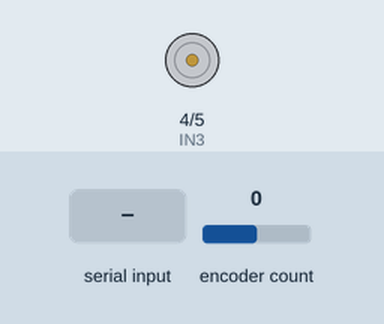
A sketch run on a simulated Arduino Uno, built with avr-gcc and run on an emulated ATmega328P. On the bench: motor-driver pin pairs drawn as motors (green arrow = first pin HIGH = forward, orange = second pin HIGH = backward, longer = more drive, scaled by the enable pin). The test bench sets the inputs (shaded band); at power-on: encoder count 0.

Above: at 1.2 s.
1.3 s: "1" received over Serial
At 2.4 s:
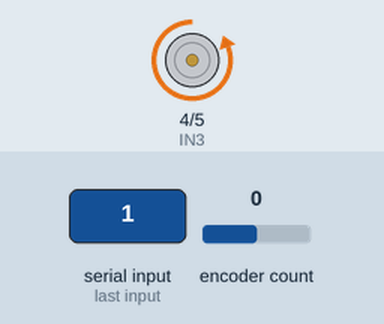
2.8 s: "2" received over Serial
At 3.5 s:
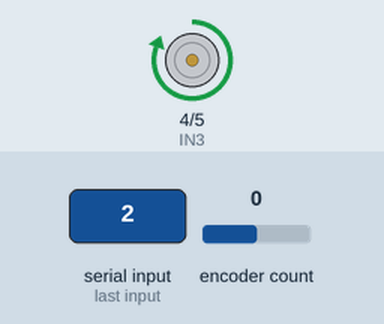
Timing chart, 0 to 5.8 s (numbered marks = the images above; inputs shaded):
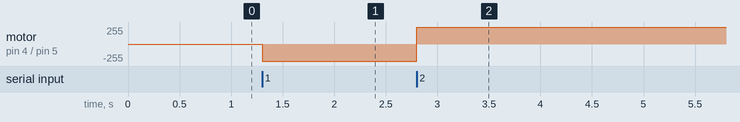

Measured:
- after the input at 1.3 s, motor on pin 4 (IN3) / pin 5 (IN4): stopped → backward 255/255 at once
- after the input at 2.8 s, motor on pin 4 (IN3) / pin 5 (IN4): backward 255/255 → forward 255/255 at once

The sketch:

606-2_____________.ino
```cpp
#include <Encoder.h>

#define y_pin 2 //노란선
#define g_pin 3 //녹색선

Encoder myEnc(y_pin, g_pin);

#define IN3 4
#define IN4 5
#define ENB 6

//IN3이 LOW고 IN4가 HIGH일때 시계방향회전(정회전)
//IN3이 HIGH고 IN4가 LOW일때 반시계방향회전(역회전)

long oldPosition  = 0;

void setup() {
  Serial.begin(9600);
  //방향제어핀
  pinMode(IN3,OUTPUT);
  pinMode(IN4,OUTPUT);
}

void loop() {
  //컴퓨터에서 뭔가 명령이 전송되었다!
  if(Serial.available()){
    char c =Serial.read();
    if(c == '0'){
      //정지
      digitalWrite(IN3,LOW);
      digitalWrite(IN4,LOW);
      analogWrite(ENB,0);
    }else if(c == '1'){
      //정회전
      digitalWrite(IN3,LOW);
      digitalWrite(IN4,HIGH);
      analogWrite(ENB,255);
    }else if(c == '2'){
      //역회전
      digitalWrite(IN3,HIGH);
      digitalWrite(IN4,LOW);
      analogWrite(ENB,255);
    }
  }

  //로터리엔코더에서 현재 상태를 읽어온다!
  long newPosition = myEnc.read();

  //이전상태와 현재상태의 차이가 있으면 뭔가 회전한것이다!
  if (newPosition != oldPosition) {
    /*
    if(oldPosition - newPosition > 0){
      //이전보다 현재값이 더 떨어졌다(감소중)
      Serial.print("반시계방향회전중=");
    }else{
      //증가중
      Serial.print("시계방향회전중=");
    }*/
    oldPosition = newPosition;
    Serial.println(newPosition);
  }
}
```
